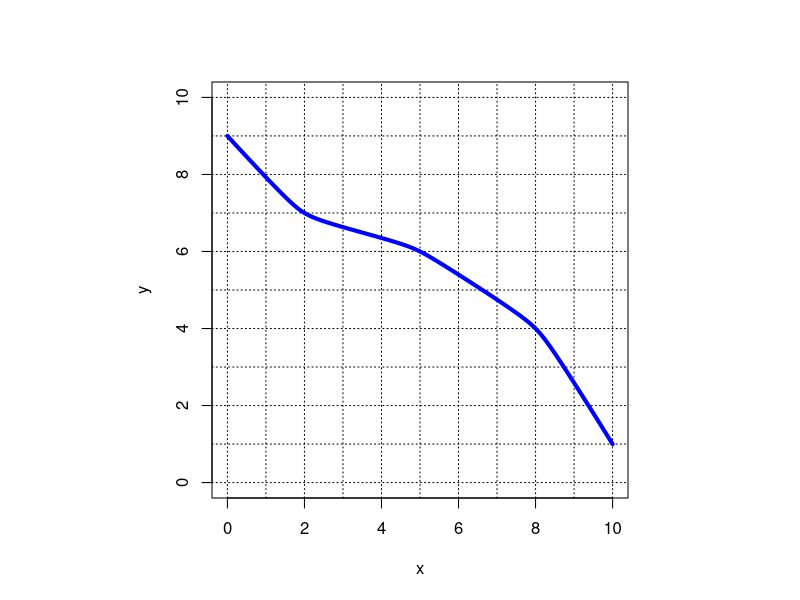
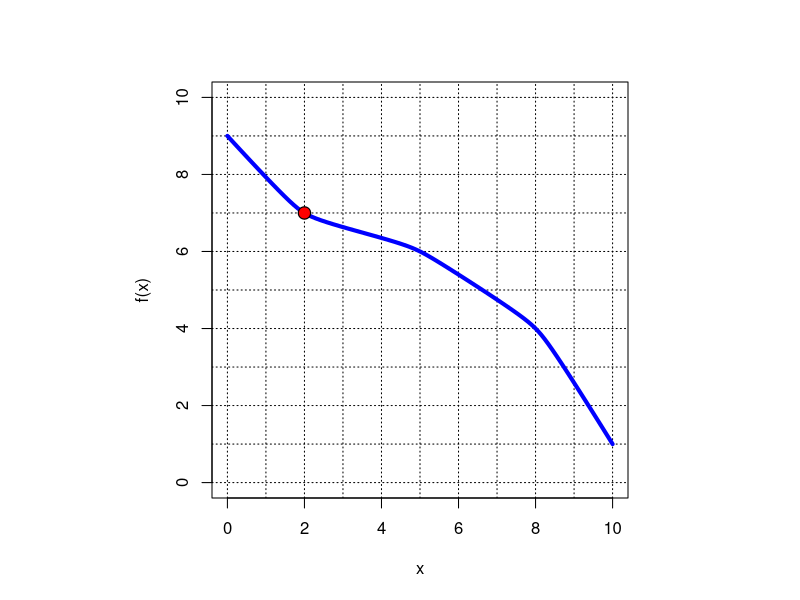

R code for these plots, in order:
## ---- chunk 1
while(T){
  rands = sample(1:9,8)
  xbase = rands[1:3]
  x = sort(c(0,rands[1:3],10))
  isdown=sample(c(T,F),1)
  y = sort(rands[4:8],decreasing = isdown)
  x1 = sample(xbase,1)
  y1 = y[x==x1]
  if(length(unique(diff(y)/diff(x)))>2){break}
}
## ---- chunk 2
par(pty="s")
plot(x,y,type="n",xlim=c(0,10),ylim=c(0,10),xlab="x",ylab="y",asp=1,pch=20,cex=2)
for(i in 0:10){
  abline(h=i,lty=3)
  abline(v=i,lty=3)
}
xspline(x,y,shape=c(0,rep(-0.3,length(x)-2),0),border="blue",lwd=4)
## ---- chunk 3
par(pty="s")
plot(x,y,type="n",xlim=c(0,10),ylim=c(0,10),xlab="x",ylab="f(x)",asp=1,pch=20,cex=2)
for(i in 0:10){
  abline(h=i,lty=3)
  abline(v=i,lty=3)
}
dify=0
xspline(x,y,shape=c(0,rep(-0.3,length(x)-2),0),border="blue",lwd=4)
points(x1,y1,pch=20,cex=2.5,col="black")
points(x1,y1,pch=20,cex=2,col="red")
